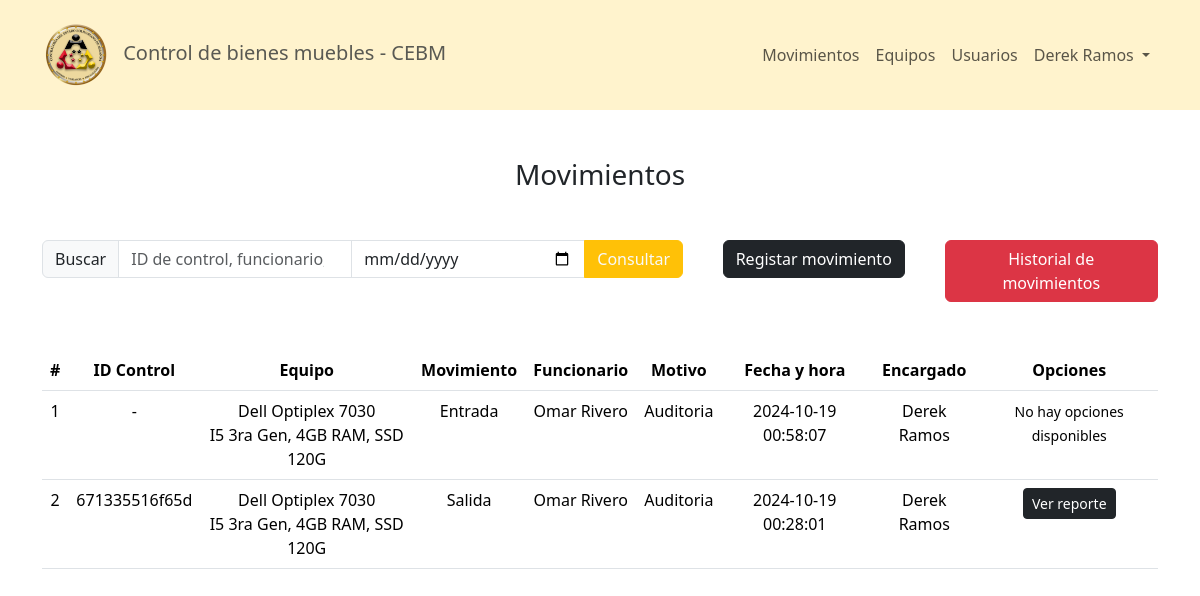
The page /pages/movimientos.php (signed in) on the database its author committed.
### tables this page shows
CREATE TABLE `movimientos` (
  `id` int(11) NOT NULL,
  `equipo` int(11) NOT NULL,
  `usuario` int(11) NOT NULL,
  `type` tinyint(4) NOT NULL,
  `funcionario` int(11) NOT NULL,
  `motivo` varchar(80) NOT NULL,
  `date` datetime NOT NULL DEFAULT current_timestamp(),
  `observaciones` varchar(255) NOT NULL,
  `n_control` varchar(50) DEFAULT NULL,
  `defeated` tinyint(4) NOT NULL
);

CREATE TABLE `equipos` (
  `id` int(11) NOT NULL,
  `equipo` varchar(80) NOT NULL,
  `descripcion` varchar(255) NOT NULL,
  `n_bien` varchar(8) NOT NULL,
  `disponible` tinyint(4) NOT NULL,
  `estatus` int(11) NOT NULL,
  `activo` tinyint(4) NOT NULL
);

CREATE TABLE `empleados` (
  `id` int(11) NOT NULL,
  `ci` varchar(8) NOT NULL,
  `nombre` varchar(50) NOT NULL,
  `apellido` varchar(50) NOT NULL,
  `cargo` varchar(50) NOT NULL,
  `departamento` int(11) NOT NULL,
  `activo` tinyint(4) NOT NULL
);

CREATE TABLE `usuarios` (
  `id` int(11) NOT NULL,
  `nombre` varchar(40) NOT NULL,
  `apellido` varchar(40) NOT NULL,
  `ci` varchar(8) NOT NULL,
  `departamento` int(11) NOT NULL,
  `rol` tinyint(4) NOT NULL,
  `estatus` tinyint(4) NOT NULL,
  `username` varchar(30) NOT NULL,
  `password` varchar(256) NOT NULL
);

### pages/movimientos.php (the view, shortened to what this page needs)
<?php
require('../config/conex.php');
?>
<?php include('../config/Header.php'); ?>
<?php include('../config/NavBar.php'); ?>
<section class="mt-5">
    <h3 class="text-center">Movimientos</h3>
    <div class="container mt-5">
        <div class="d-flex row justify-content-between text-center">
            <div class="col-sm-7">
                <form action="" method="POST" autocomplete="off">
                    <div class="input-group">
                        <?php
                            if($_SERVER['REQUEST_METHOD'] == 'POST') {
                        ?>
                            <a class="input-group-text text-decoration-none bg-secondary text-light" href="movimientos.php" id="basic-addon2">< Volver</a>
                        <?php } else { ?>
                        <span class="input-group-text" id="basic-addon2">Buscar</span>
                        <?php } ?>
                        <input type="search" name="search" class="form-control" placeholder="ID de control, funcionario, motivo">
                        <input type="date" name="date" class="form-control" placeholder="Fecha">
                        <button class="btn btn-warning text-light" type="submit" id="button-addon2">Consultar</button>
                    </div>
                </form>
            </div>
            <?php
                if($_SESSION['rol'] != 3){
            ?>
            <div class="col-sm">
                <button class="btn btn-dark" data-bs-toggle="modal" data-bs-target="#movimiento">Registar movimiento</button>
            </div>
            <div class="col-sm">
                <button class="btn btn-danger" type="button" data-bs-toggle="modal" data-bs-target="#reporte_movements_modal">
                    Historial de movimientos
                </button>
            </div>
            <?php
                }
            ?>
        </div>
    </div>
    <div class="container d-flex justify-content-center mt-5">
        <table class="table table-hover text-center">
            <thead>
                <tr>
                    <th scope="col">#</th>
                    <th scope="col">ID Control</th>
                    <th scope="col">Equipo</th>
                    <th scope="col">Movimiento</th>
                    <th scope="col">Funcionario</th>
                    <th scope="col">Motivo</th>
                    <th scope="col">Fecha y hora</th>
                    <th scope="col">Encargado</th>
                    <th scope="col">Opciones</th>
                </tr>
            </thead>
            <tbody>
            <?php
                $contador = 1;
                if($_SERVER['REQUEST_METHOD'] == 'POST') {
                    $search = $_POST['search'];
                    $date = $_POST['date'];
                    $sql = "SELECT * FROM movimientos WHERE 1=1";
                    if (!empty($search)) {
                        $sql .= " AND (n_control LIKE '%$search%' OR motivo LIKE '%$search%' OR cargo LIKE '%$search%' OR funcionario LIKE '%$search%')";
                    }
                    if (!empty($date)) {
                        $sql .= " AND date LIKE '%$date%'";
                    }
                } else {
                    $sql = "SELECT * FROM movimientos ORDER BY id DESC";
                }
                $res = $conn->query($sql);
                if($res != null) {
                    if($res->num_rows > 0){
                        while ($row = mysqli_fetch_array($res)) {
            ?>
                <tr>
                    <td><?php echo ($contador); ?></td>
                    <td><?php if($row[8] != "") echo ($row[8]); else echo ("-") ?></td>
                    <td>
                        <?php
                            $equipo = $row[1];
                            $res2 = mysqli_query($conn, "SELECT * FROM equipos WHERE id = '$equipo'");
                            $row2 = mysqli_fetch_array($res2);
                            echo ($row2[1] . "<br>" . $row2[2]);
                        ?>
                    </td>
                    <td>
                        <?php
                           if ($row[3] == 0) {
                               echo ("Salida");
                           } else {
                               echo ("Entrada");
                           }
                        ?>
                    </td>
                    <td>
                        <?php
                            $func = $row[4];
                            $res4 = mysqli_query($conn, "SELECT * FROM empleados WHERE id= '$func'");
                            $row4 = mysqli_fetch_array($res4);
                            echo ($row4[2] . " " . $row4[3]);
                        ?>
                    </td>
                    <td><?php echo ($row[5]); ?></td>
                    <td><?php echo ($row[6]); ?></td>
                    <td>
                        <?php
                            $user = $row[2];
                            $res3 = mysqli_query($conn, "SELECT * FROM usuarios WHERE id = '$user'");
                            $row3 = mysqli_fetch_array($res3);
                            echo ($row3[1] . " " . $row3[2]);
                        ?>
                    </td>
                    <td>
                        <?php
                           if ($row[3] == 0) {
                        ?>
                        <a class="btn btn-sm btn-dark" href="../services/reports/report_movement.php?id=<?php echo $row[0]; ?>" target="_blank">Ver reporte</a>
                        <?php } else {?>
                            <small>No hay opciones disponibles</small>
                        <?php } ?>
                    </td>
                </tr>
            <?php
                $contador++;
                }}} ?>
            </tbody>
        </table>
    </div>
</section>
<?php
    include('../config/FooterHtml.php');
?>

### src/global.css (style rules this page uses)
* { font-family: system-ui, sans-serif; box-sizing: border-box; margin: 0; }

### rows shown on the page
movimientos: equipo.equipo "Dell Optiplex 7030", equipo.descripcion "I5 3ra Gen, 4GB RAM, SSD 120G", type "Entrada", funcionario.nombre "Omar", funcionario.apellido "Rivero", motivo "Auditoria", date "2024-10-19 00:58:07", usuario.nombre "Derek", usuario.apellido "Ramos"
movimientos: n_control "671335516f65d", equipo.equipo "Dell Optiplex 7030", equipo.descripcion "I5 3ra Gen, 4GB RAM, SSD 120G", type "Salida", funcionario.nombre "Omar", funcionario.apellido "Rivero", motivo "Auditoria", date "2024-10-19 00:28:01", usuario.nombre "Derek", usuario.apellido "Ramos"

### other values the page prints
$nombre "Derek"
$apellido "Ramos"
